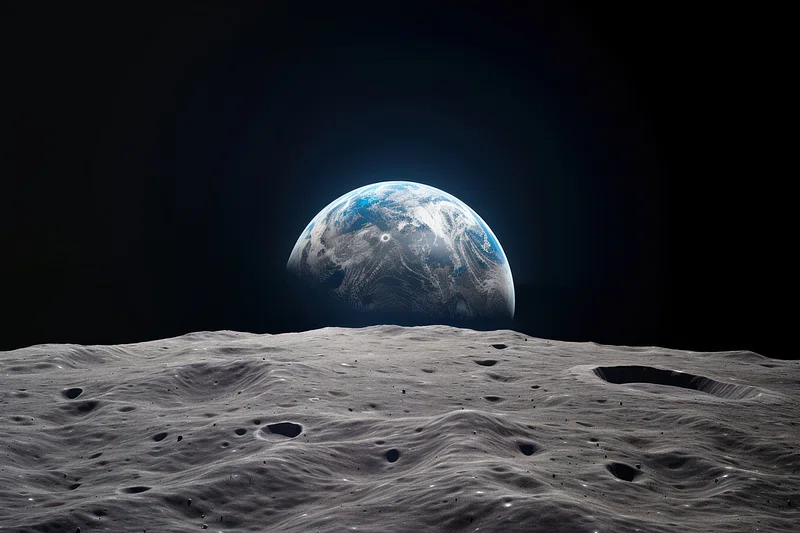
#> input picture moon.jpg, 800 x 533 px
$ python Lander.py
#> lines starting #> are read from the running program, lines starting #| are printed output that depends on the picture; after the words box and inside, x2 and y2 are one past the last pixel; in counts of white or black regions, pixels touching at a corner belong together
#> the answer given: 3
#> the answer given: 3
import cv2
import numpy as np
import random

lander_width, lander_height = 40, 100
trajectory_points = []

class Obstacle:
    def __init__(self, width, height,x=None,y=None):
        self.radius = random.randint(10, 20)
        if x is not None and y is not None:
            self.x, self.y = x, y
        else:
            corners = [(0, 0), (width, 10), (10, height), (width, height)]
            self.x, self.y = random.choice(corners)
        angle = random.uniform(np.pi / 4, 3 * np.pi / 4) if self.y == 0 else random.uniform(-np.pi / 4, -3 * np.pi / 4)
        speed = random.uniform(0.5, 1.5)
        self.vx = speed * np.cos(angle)
        self.vy = speed * np.sin(angle)

    def update(self):
        self.x += self.vx
        self.y += self.vy

    def draw(self, frame):
        cv2.circle(frame, (int(self.x), int(self.y)), self.radius, (0, 0, 255), -1)

    def collides_with(self, lx, ly):
        return np.hypot(self.x - lx, self.y - ly) < self.radius + max(lander_width, lander_height) / 2

#hp
def get_phase(altitude):
    if altitude > 400:
        return "Rough Braking Phase"
    elif altitude > 250:
        return "Altitude Hold Phase"
    elif altitude > 100:
        return "Fine Braking Phase"
    elif altitude > 20:
        return "Terminal Descent Phase"
    else:
        return "Touchdown"

def auto_thrust(altitude):
    if random.random() < 0.3:
        return 0
    if altitude > 400:
        return 100
    elif altitude > 250:
        return 80
    elif altitude > 100:
        return 60
    elif altitude > 20:
        return 40
    else:
        return 0

def get_thruster_states(phase):
    return {
        "FL": phase in ["Rough Braking Phase", "Fine Braking Phase"],
        "FR": phase in ["Rough Braking Phase", "Fine Braking Phase"],
        "RL": phase in ["Altitude Hold Phase", "Fine Braking Phase"],
        "RR": phase in ["Altitude Hold Phase", "Fine Braking Phase", "Terminal Descent Phase"]
    }
#hk
def draw_lander(frame, x, y, angle, thrusters):
    M = cv2.getRotationMatrix2D((x, y), angle, 1.0)
    canvas = np.zeros_like(frame)

    body_color = (200, 200, 200)
    cv2.ellipse(canvas, (x, y - lander_height // 4), (lander_width // 2, lander_height // 3), 0, 0, 360, body_color, -1)
    cv2.circle(canvas, (x, y - lander_height // 2), 20, (0, 0, 255), -1)
    cv2.circle(canvas, (x, y - lander_height // 2), 15, (255, 255, 255), 2)
    cv2.rectangle(canvas, (x - lander_width // 2, y), (x + lander_width // 2, y + lander_height // 4), (150, 150, 150), -1)
    cv2.line(canvas, (x - lander_width // 2, y + lander_height // 4), (x - lander_width, y + lander_height // 2), (255, 255, 255), 3)
    cv2.line(canvas, (x + lander_width // 2, y + lander_height // 4), (x + lander_width, y + lander_height // 2), (255, 255, 255), 3)

    flame_color = (0, 165, 255)
    if thrusters.get("FL"):
        cv2.line(canvas, (x - lander_width // 2 + 5, y + lander_height // 4), (x - lander_width // 2 + 5, y + lander_height // 4 + 30), flame_color, 8)
    if thrusters.get("FR"):
        cv2.line(canvas, (x + lander_width // 2 - 5, y + lander_height // 4), (x + lander_width // 2 - 5, y + lander_height // 4 + 30), flame_color, 8)
    if thrusters.get("RL"):
        cv2.line(canvas, (x - lander_width // 4, y + lander_height // 2), (x - lander_width // 4, y + lander_height // 2 + 30), flame_color, 8)
    if thrusters.get("RR"):
        cv2.line(canvas, (x + lander_width // 4, y + lander_height // 2), (x + lander_width // 4, y + lander_height // 2 + 30), flame_color, 8)

    rotated = cv2.warpAffine(canvas, M, (frame.shape[1], frame.shape[0]))
    frame[:] = cv2.add(frame, rotated)

def draw_simulation(fuel, temperature):
#> called with fuel = 3, temperature = 3
    width, height = 1000, 800
    lander_x, lander_y = 200, 100
    vx, vy = 1.5, 0.0
    gravity =0.5
    angle = -30
    obstacles = []
    altitude_history = []
    max_history_length = 200  # max number of points shown in graph

    while True:
        frame_bg = cv2.imread("moon.jpg")
#> frame_bg is the input picture: shape (533, 800, 3); mean B, G, R 51.7, 47.2, 44.8
        frame = cv2.resize(frame_bg, (width, height))
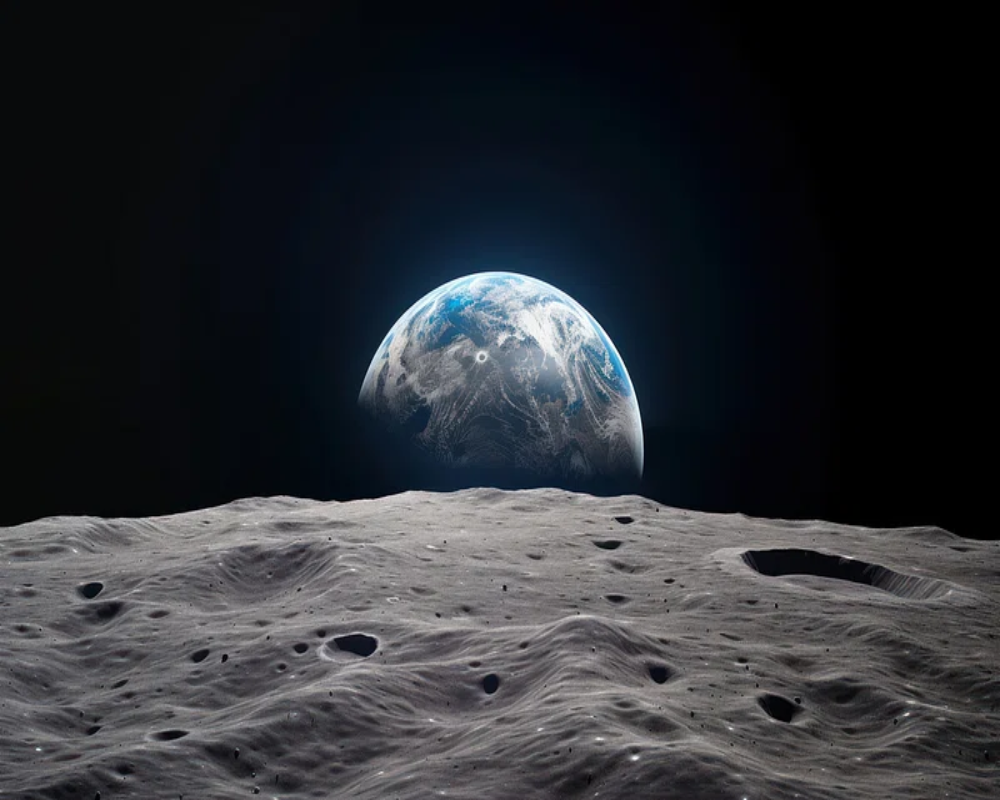
#> frame: shape (800, 1000, 3); mean B, G, R 51.7, 47.2, 44.8

        altitude = height - lander_y - 150
        phase = get_phase(altitude)
        thrust = auto_thrust(altitude)
        thrusters = get_thruster_states(phase)
        altitude_history.append(altitude)
        if len(altitude_history) > max_history_length:
          altitude_history.pop(0)

# Define graph area (bottom-right of screen)
        graph_origin = (width - 300, height - 200)
        graph_width, graph_height = 250, 150
        cv2.rectangle(frame, graph_origin, (graph_origin[0] + graph_width, graph_origin[1] + graph_height), (50, 50, 50), -1)
        cv2.rectangle(frame, graph_origin, (graph_origin[0] + graph_width, graph_origin[1] + graph_height), (255, 255, 255), 2)
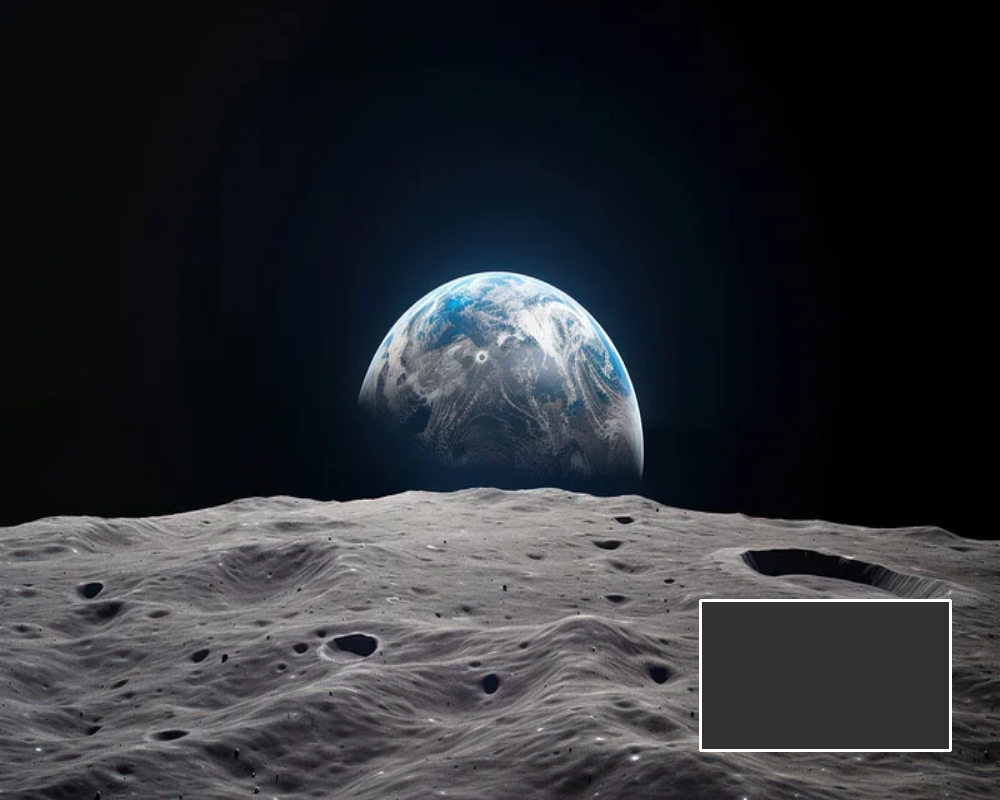
#> frame: shape (800, 1000, 3); mean B, G, R 51, 46.5, 44
        cv2.putText(frame, "Altitude Graph", (graph_origin[0], graph_origin[1] - 10), cv2.FONT_HERSHEY_SIMPLEX, 0.5, (255, 255, 255), 1)
#> frame: shape (800, 1000, 3); 0.03% of pixels changed, all inside (x1, y1, x2, y2) = (701, 579, 810, 595)

# Normalize and plot graph points
        if len(altitude_history) > 1:
         for i in range(1, len(altitude_history)):
           x1 = graph_origin[0] + int((i - 1) * graph_width / max_history_length)
           y1 = graph_origin[1] + graph_height - int(altitude_history[i - 1] * graph_height / 800)
           x2 = graph_origin[0] + int(i * graph_width / max_history_length)
           y2 = graph_origin[1] + graph_height - int(altitude_history[i] * graph_height / 800)
           cv2.line(frame, (x1, y1), (x2, y2), (0, 255, 255), 2)

        acceleration = gravity - (thrust / 100)
        if fuel > 0 and thrust > gravity * 100:
            vy -= acceleration
            fuel -= 0.5
        else:
            vy += gravity

        vy = max(min(vy, 2), -1)
        lander_y += int(vy)

        if altitude < 100:
            angle += 2
            angle = min(angle, 0)

        trajectory_points.append((lander_x, lander_y))
        for pt in trajectory_points:
            cv2.circle(frame, pt, 2, (0, 255, 255), -1)
#> frame: shape (800, 1000, 3); mean B, G, R 51.1, 46.5, 44

        if random.random() < 0.1:
            obstacles.append(Obstacle(width, height))

        avoidance_force = 0
        danger_radius = 100

        for ob in obstacles:
            ob.update()
            dx = ob.x - lander_x
            dy = ob.y - lander_y
            distance = np.hypot(dx, dy)
            if distance < danger_radius:
                force = (danger_radius - distance) / danger_radius
                if dx > 0:
                    avoidance_force -= force
                else:
                    avoidance_force += force
            ob.draw(frame)
            if ob.collides_with(lander_x, lander_y):
                cv2.putText(frame, "Crashed into obstacle!", (width//2 - 250, height//2), cv2.FONT_HERSHEY_SIMPLEX, 2, (0, 0, 255), 4)
                cv2.imshow("Moon Lander Simulation", frame)
                cv2.waitKey(0)
                cv2.destroyAllWindows()
                return
#> after the loop, avoidance_force = 0

        vx += avoidance_force
#> vx = 1.5
        lander_x += int(vx)
#> lander_x = 201

        draw_lander(frame, lander_x, lander_y, angle, thrusters)
#> in draw_lander, `M = cv2.getRotationMatrix2D((x, y), angle, 1.0)`: M = [[0.866, -0.5, 76.93], [0.5, 0.866, -87.1]]
#> in draw_lander, `cv2.ellipse(canvas, (x, y - lander_height // 4), (lander_width // 2, l..`:
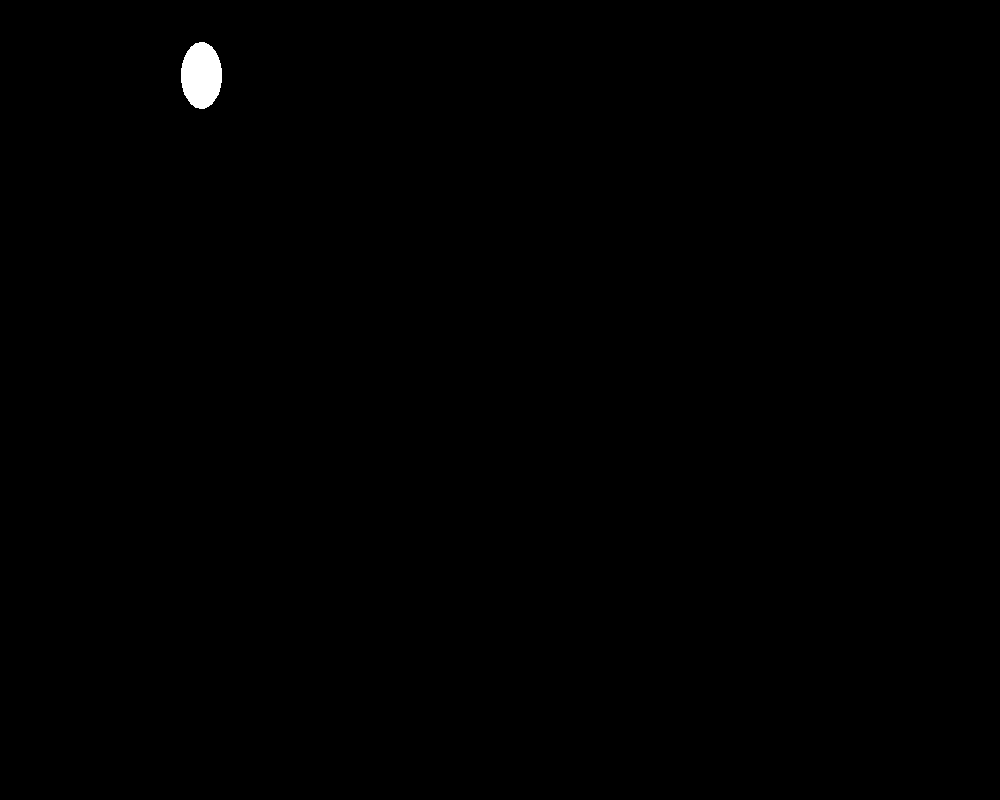
#> canvas: shape (800, 1000, 3); values 0 (black) and 200 (white), 0.27% white; 1 white region, box (x1, y1, x2, y2) and area: (181, 42, 222, 109) 2149
#> in draw_lander, `cv2.circle(canvas, (x, y - lander_height // 2), 15, (255, 255, 255), 2)`: canvas: shape (800, 1000, 3); mean of channels 0, 1, 2 0.4, 0.4, 0.8
#> in draw_lander, `cv2.rectangle(canvas, (x - lander_width // 2, y), (x + lander_width //..`:
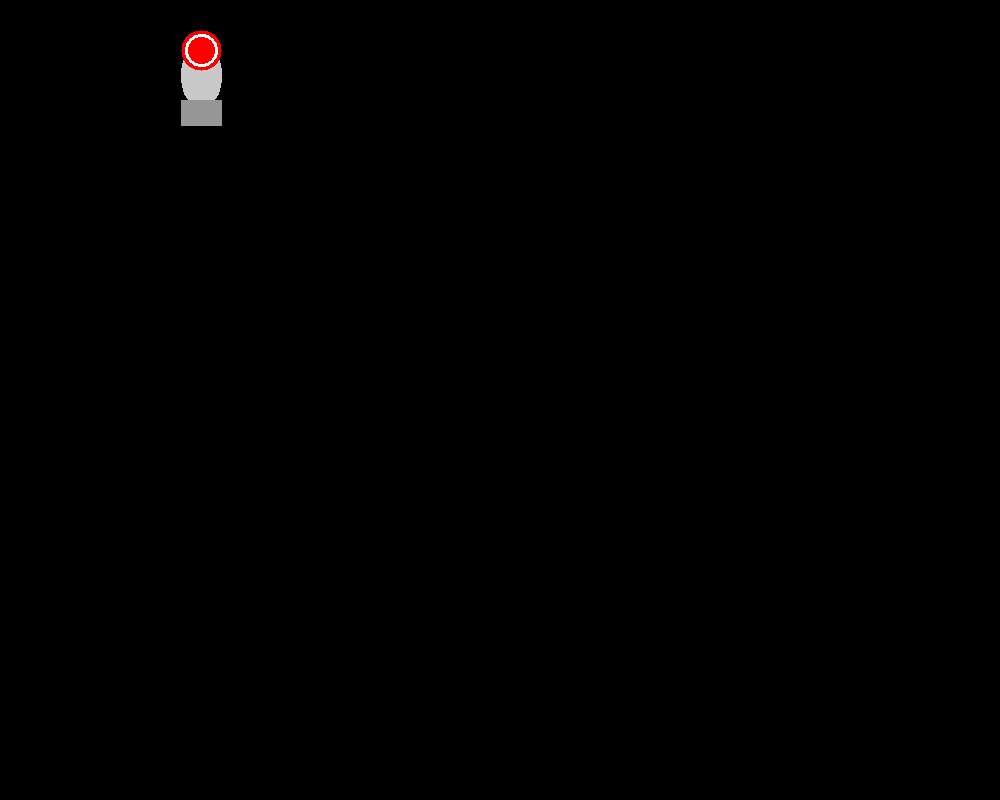
#> canvas: shape (800, 1000, 3); mean of channels 0, 1, 2 0.6, 0.6, 0.9; drawn as B, G, R
#> in draw_lander, `cv2.line(canvas, (x - lander_width // 2, y + lander_height // 4), (x -..`: canvas: shape (800, 1000, 3); 0.02% of pixels changed, all inside (x1, y1, x2, y2) = (159, 123, 184, 153)
#> in draw_lander, `cv2.line(canvas, (x + lander_width // 2, y + lander_height // 4), (x +..`: canvas: shape (800, 1000, 3); mean of channels 0, 1, 2 0.7, 0.7, 1
#> in draw_lander, `cv2.line(canvas, (x - lander_width // 2 + 5, y + lander_height // 4), ..`: canvas: shape (800, 1000, 3); mean of channels 0, 1, 2 0.7, 0.8, 1.1
#> in draw_lander, `cv2.line(canvas, (x + lander_width // 2 - 5, y + lander_height // 4), ..`:
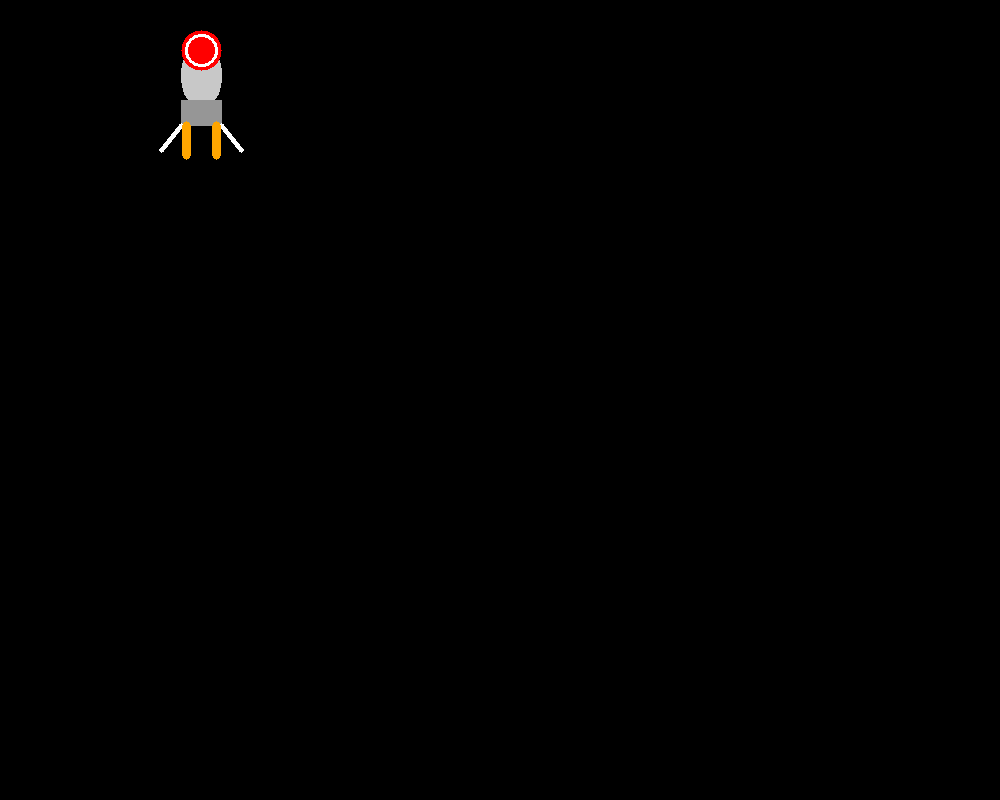
#> canvas: shape (800, 1000, 3); mean of channels 0, 1, 2 0.7, 0.8, 1.2; drawn as B, G, R

        bar_x = width - 50
        bar_top = 50
        bar_bottom = height - 150
        bar_height = bar_bottom - bar_top
        altitude_ratio = max(min(altitude / (height - 150), 1), 0)
        bar_fill_height = int(bar_height * altitude_ratio)
        bar_fill_top = bar_bottom - bar_fill_height

        cv2.rectangle(frame, (bar_x, bar_top), (bar_x + 20, bar_bottom), (100, 100, 100), 2)
        bar_color = (0, 255, 0) if altitude > 100 else (0, 0, 255)
        cv2.rectangle(frame, (bar_x, bar_fill_top), (bar_x + 20, bar_bottom), bar_color, -1)
        cv2.putText(frame, "ALTITUDE", (bar_x - 30, bar_top - 10), cv2.FONT_HERSHEY_SIMPLEX, 0.5, (255, 255, 255), 1)
#> frame: shape (800, 1000, 3); mean B, G, R 51.7, 50.7, 45.2

        cv2.putText(frame, f"Fuel: {int(fuel)}", (10, 30), cv2.FONT_HERSHEY_SIMPLEX, 0.7, (0, 255, 0), 2)
        cv2.putText(frame, f"Temperature: {temperature} C", (10, 60), cv2.FONT_HERSHEY_SIMPLEX, 0.7, (0, 255, 0), 2)
        cv2.putText(frame, f"Altitude: {altitude}M", (10, 90), cv2.FONT_HERSHEY_SIMPLEX, 0.7, (0, 255, 0), 2)
        cv2.putText(frame, f"V Velocity: {vy:.2f} m/s", (10, 120), cv2.FONT_HERSHEY_SIMPLEX, 0.7, (0, 255, 0), 2)
        cv2.putText(frame, f"H Velocity: {vx:.2f} m/s", (10, 150), cv2.FONT_HERSHEY_SIMPLEX, 0.7, (0, 255, 0), 2)
        cv2.putText(frame, f"Phase: {phase}", (10, 180), cv2.FONT_HERSHEY_SIMPLEX, 0.8, (0, 255, 255), 2)
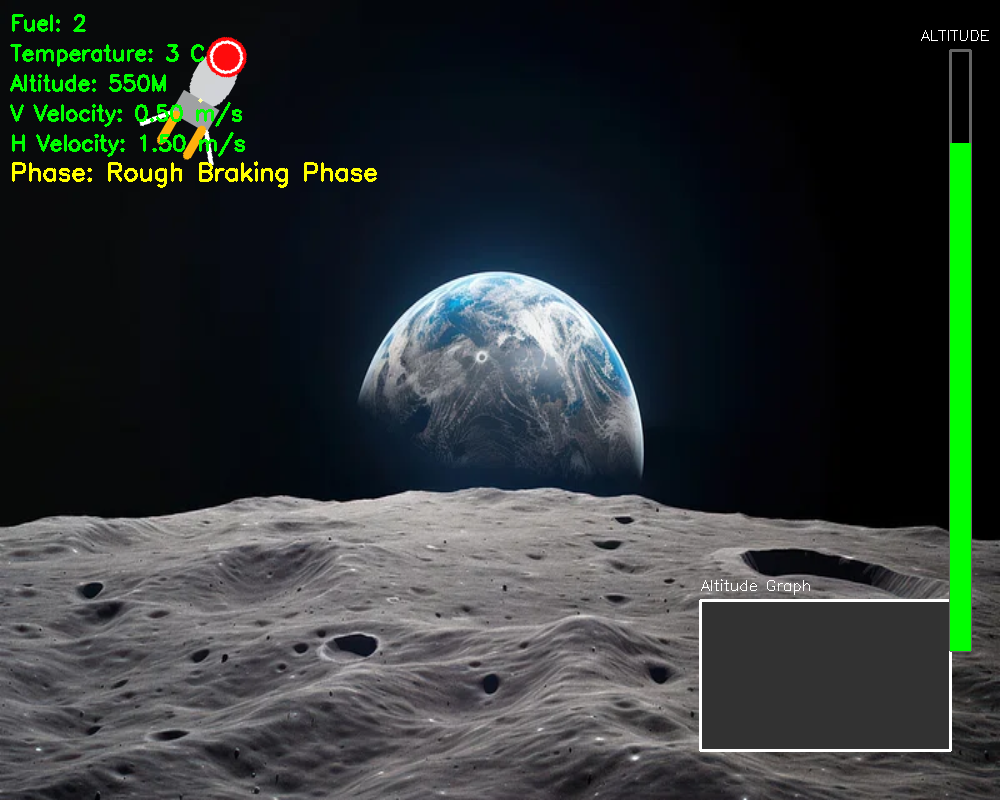
#> frame: shape (800, 1000, 3); mean B, G, R 51.5, 53.2, 45.8

        if lander_y >= height - 150:
            if abs(vy) <= 2 and abs(vx) <= 2:
                cv2.putText(frame, "Landed Safely!", (width//2 - 200, height//2), cv2.FONT_HERSHEY_SIMPLEX, 2, (0, 255, 0), 4)
            else:
                cv2.putText(frame, "Crashed!", (width//2 - 100, height//2), cv2.FONT_HERSHEY_SIMPLEX, 2, (0, 0, 255), 4)
            cv2.imshow("Moon Lander Simulation", frame)
            cv2.waitKey(0)
            break

        cv2.imshow("Moon Lander Simulation", frame)
        if cv2.waitKey(100) == 27:
#> (key Esc is pressed here)
            break

    cv2.destroyAllWindows()

if __name__ == "__main__":
    fuel = int(input("Enter initial fuel level: "))
    temperature = int(input("Enter temperature (-100 to +100 °C): "))
    draw_simulation(fuel, temperature)
